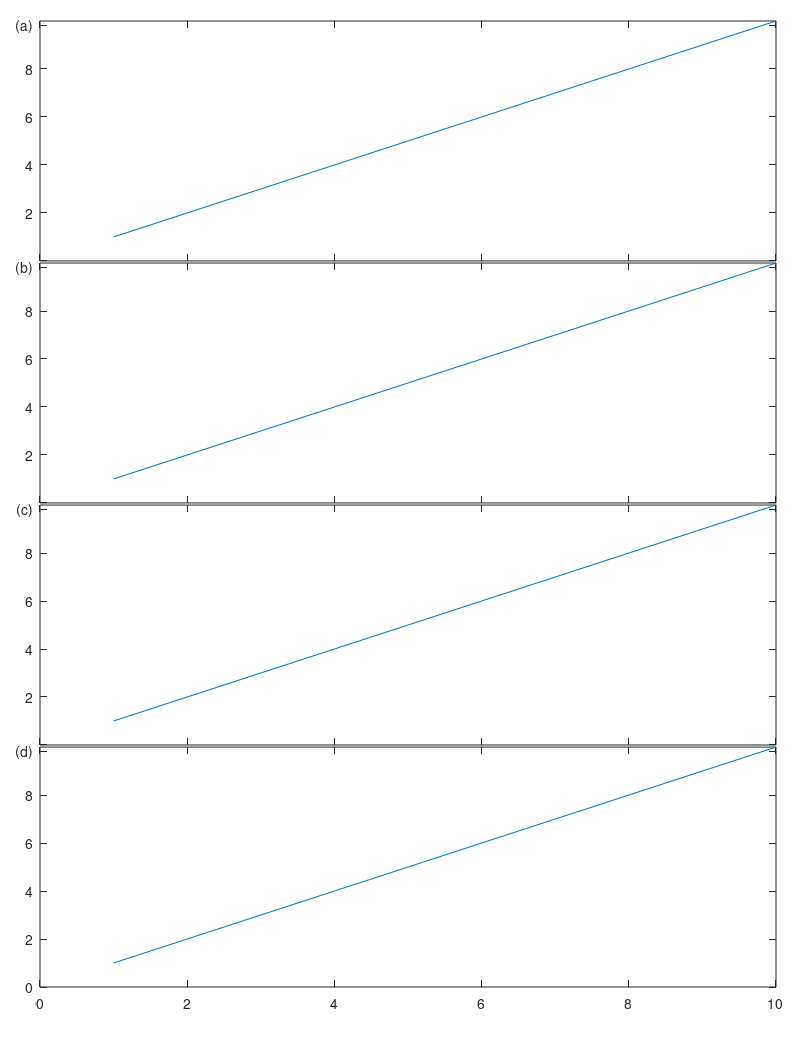

MATLAB code to generate this figure:
N     = 4;
dlef  = 0.05;
drig  = 0.03;
w     = 1-dlef-drig;
gap   = 0.002;
dtop  = 0.02; % Space on bottom
dbot  = 0.06; % Space on bottom
He    = 1 - ( gap*(N-1)+dtop+dbot)
h     = He/N

orient tall;
t = 1-dtop-h;
l = dlef;
for i = 1:N
  subplot(N,1,i)
  plot(1:10,1:10)
  tlast = t;
  p = [l t w h]
  t = tlast - (h + gap);
  set(gca(),'Position',p);
  yt = cellstr(get(gca(),'YTickLabel'));
  if (i > 1)
    yt{end} = blanks(length(yt{end}));
  end
  if (i < N)
    yt{1} = blanks(length(yt{1}));
    set(gca(),'XTickLabel','');
  end
  yt{end} = sprintf('(%c)',96+i);
  yv = get(gca(),'YTick');
  yv(end) = yv(end)-0.1*(yv(end)-yv(end-1))
  set(gca(),'YTick',yv);
  set(gca(),'YTickLabel',yt);
end

